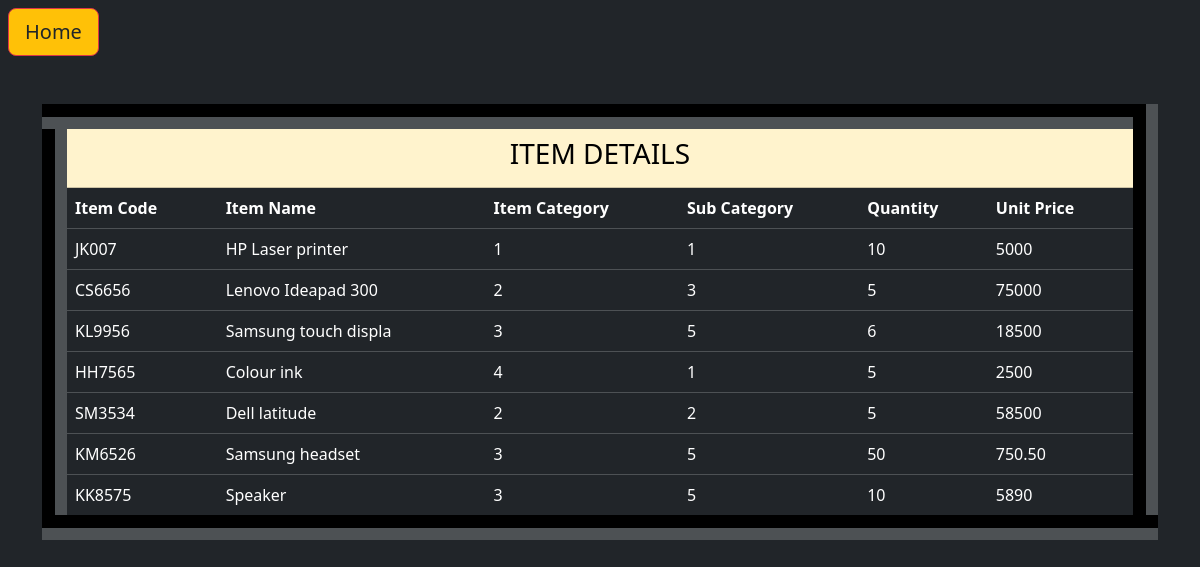
Page /item_list.php on the committed database.
### tables this page shows
CREATE TABLE `item` (
  `id` int(11) NOT NULL,
  `item_code` varchar(20) NOT NULL,
  `item_category` int(11) NOT NULL,
  `item_subcategory` int(11) NOT NULL,
  `item_name` varchar(20) NOT NULL,
  `quantity` varchar(20) NOT NULL,
  `unit_price` varchar(20) NOT NULL
);

### item_list.php (the view, shortened to what this page needs)
<!DOCTYPE html>
<html lang="en">
<head>
    <link rel="stylesheet" href="styles.css">
    <link href="https://cdn.jsdelivr.net/npm/bootstrap@5.3.3/dist/css/bootstrap.min.css" rel="stylesheet">
</head>
<body class="bg-dark">
    <div class="m-2">
        <a href="index.php" class="text-dark btn btn-lg btn-warning btn-outline-danger">Home</a>
    </div>
    <div class="container mt-5">
        <table class="table table-dark"  border="25">
            <tr class="table-warning">
                <th colspan="7" class="text-center">
                    <h3>ITEM DETAILS</h3>
                </th>
            </tr>
            <tr class="table-dark">
                <th>Item Code</th>
                <th>Item Name</th>
                <th>Item Category</th>
                <th>Sub Category</th>
                <th>Quantity</th>
                <th>Unit Price</th>
            </tr>
            <?php
            include('./backend/conn.php');
            $sql = "SELECT * FROM item";
            $res = mysqli_query($conn, $sql);
            while ($row = mysqli_fetch_assoc($res)) {
                echo "<tr class='table-dark'>
                        <td class='table-dark'>" . $row['item_code'] . "</td>
                        <td class='table-dark'>" . $row['item_name'] . "</td>
                        <td class='table-dark'>" . $row['item_category'] . "</td>
                        <td class='table-dark'>" . $row['item_subcategory'] . "</td>
                        <td class='table-dark'>" . $row['quantity'] . "</td>
                        <td class='table-dark'>" . $row['unit_price'] . "</td>
                    </tr>";
            }
            ?>
        </table>
    </div>
</body>
</html>

### styles.css (style rules this page uses)
body { background-color: rgba(0, 0, 0, 0.808); }

### rows in the picture
item: item_code "JK007", item_name "HP Laser printer", item_category "1", item_subcategory "1", quantity "10", unit_price "5000"
item: item_code "CS6656", item_name "Lenovo Ideapad 300", item_category "2", item_subcategory "3", quantity "5", unit_price "75000"
item: item_code "KL9956", item_name "Samsung touch displa", item_category "3", item_subcategory "5", quantity "6", unit_price "18500"
item: item_code "HH7565", item_name "Colour ink", item_category "4", item_subcategory "1", quantity "5", unit_price "2500"
item: item_code "SM3534", item_name "Dell latitude", item_category "2", item_subcategory "2", quantity "5", unit_price "58500"
item: item_code "KM6526", item_name "Samsung headset", item_category "3", item_subcategory "5", quantity "50", unit_price "750.50"
item: item_code "KK8575", item_name "Speaker", item_category "3", item_subcategory "5", quantity "10", unit_price "5890"
